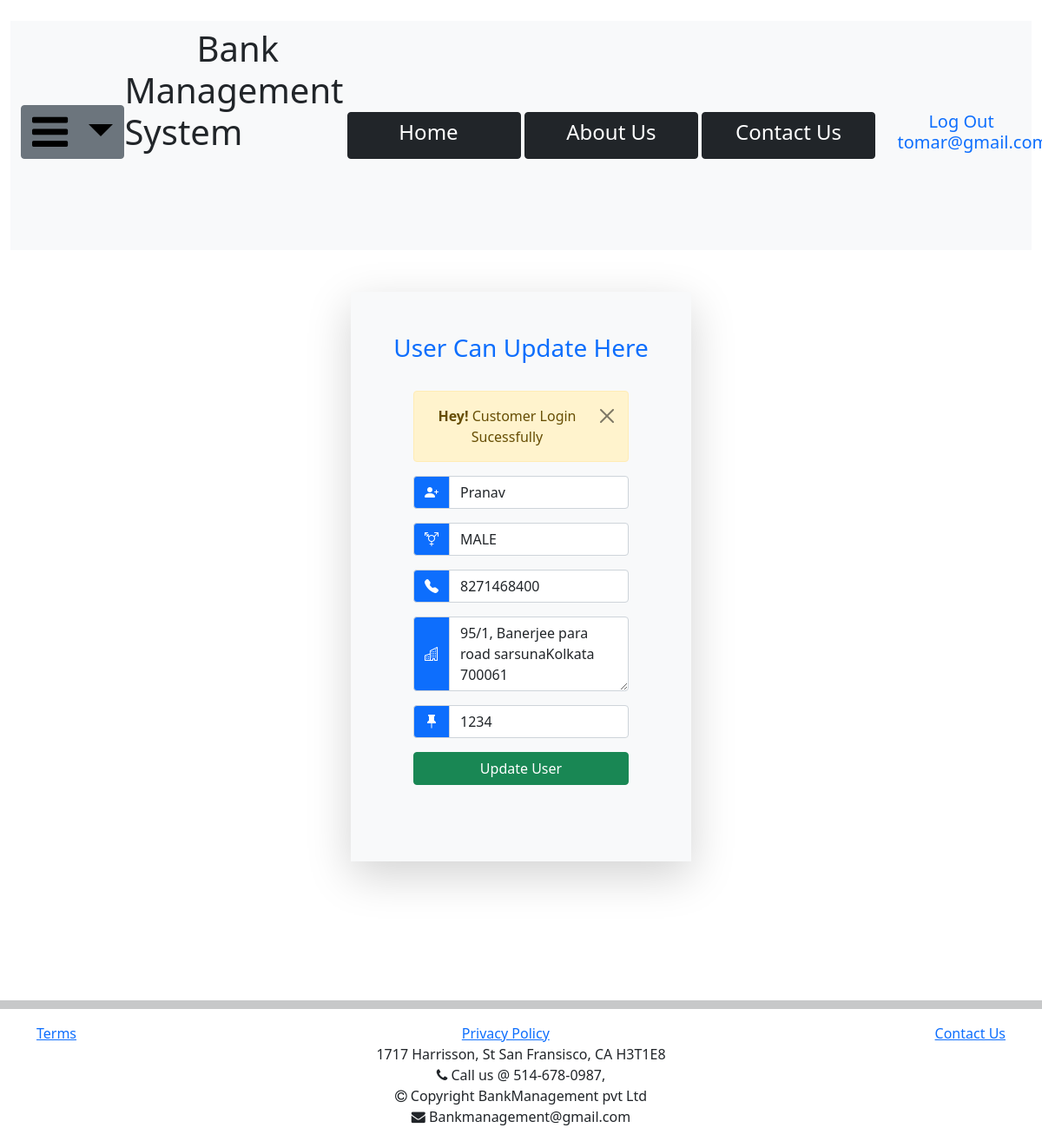
Page /updateUser.php (signed in) on the committed database.
### tables this page shows
CREATE TABLE `customer_inf` (
  `id` int(11) NOT NULL,
  `SIN` int(11) NOT NULL,
  `cname` varchar(191) NOT NULL,
  `email` varchar(191) NOT NULL,
  `password` varchar(25) NOT NULL,
  `gender` varchar(6) NOT NULL DEFAULT 'MALE',
  `phNo` varchar(15) NOT NULL,
  `address` varchar(191) NOT NULL,
  `balance` int(11) NOT NULL DEFAULT 400,
  `saving` int(11) NOT NULL DEFAULT 200,
  `chequin` int(11) NOT NULL DEFAULT 200,
  `loanApply` varchar(12) NOT NULL DEFAULT 'NOT APPLIED',
  `status` varchar(8) NOT NULL DEFAULT 'ACTIVE',
  `photo` varchar(100) NOT NULL,
  `pin` varchar(15) NOT NULL,
  `Register_date` timestamp NOT NULL DEFAULT current_timestamp(),
  `cardNo` varchar(16) NOT NULL,
  `exDate` text NOT NULL DEFAULT '10/25',
  `cvv` int(3) NOT NULL,
  `cardStatus` varchar(11) NOT NULL DEFAULT 'ACTIVE',
  `cust_img` varchar(100) NOT NULL
);

### updateUser.php (the view, shortened to what this page needs)
<?php
require 'custCode.php';
 $email=$_SESSION['email'];
$select = " SELECT * FROM `mydb`.`customer_inf` WHERE email = '$email' ";
$run_query=mysqli_query($con,$select);
?>
<!doctype html>
<html lang="en">
  <head>
    <link href="https://cdn.jsdelivr.net/npm/bootstrap@5.0.2/dist/css/bootstrap.min.css" rel="stylesheet">
        <link href="https://cdn.jsdelivr.net/npm/bootstrap@5.0.2/dist/css/bootstrap.min.css" rel="stylesheet"
>
        <link rel="stylesheet" href="https://cdn.jsdelivr.net/npm/bootstrap-icons@1.5.0/font/bootstrap-icons.css">
    </head>
    <body>
    <?php include('nav.php');?><br>
    <br>
        <div class="container-fluid">
            <div class="" >
                <div class="rounded d-flex justify-content-center">
                    <div class="col-md-4 col-sm-12 shadow-lg p-5 bg-light">
                        <div class="text-center">
                            <h3 class="text-primary">User Can Update Here</h3>
                        </div>
                        <div class="p-4">
                        <?php include('message.php');?>
                            <form action="custCode.php" method="POST" enctype="multipart/form-data">
                            <?php
                        if(mysqli_num_rows($run_query)>0)
                            {
                                foreach($run_query as $cust){?>
                                <div class="input-group mb-3">
                                    <span class="input-group-text bg-primary"><i
                                            class="bi bi-person-plus-fill text-white"></i></span>
                                    <input type="text" name="name" class="form-control" value="<?= $cust['cname'];?>">
                                </div>
                                <div class="input-group mb-3">
                                <span class="input-group-text bg-primary"><i
                                            class="bi bi-gender-trans text-white"></i></span>
                                    <input type="text" name="gender" class="form-control" value="<?= $cust['gender'];?>">
                                </div>
                                <div class="input-group mb-3">
                                    <span class="input-group-text bg-primary"><i
                                            class="bi bi-telephone-fill text-white"></i></span>
                                    <input type="number" name="phno" class="form-control" value="<?= $cust['phNo'];?>" >
                                </div>
                                <div class="input-group mb-3">
                                    <span class="input-group-text bg-primary"><i
                                            class="bi bi-building text-white"></i></span>
                                            <textarea class="form-control" name="address" rows="3"><?= $cust['address'];?></textarea>
                                </div>
                                <div class="input-group mb-3">
                                    <span class="input-group-text bg-primary"><i
                                            class="bi bi-pin-fill text-white"></i></span>
                                    <input type="text" name="pin" class="form-control" value="<?= $cust['pin'];?>" >
                                </div>
                                <?php }} ?>
                                <div class="d-grid col-12 mx-auto">
                                    <button class="btn btn-success" type="submit" name="updateUser"><span></span> Update User</button>
                                </div>
                            </form>
                        </div>
                    </div>
                </div>
            </div>
        </div>
        <br><?php include('footer.php');?>
    </body>
</html>

### rows in the picture
customer_inf: name "Pranav", gender "MALE", phno "8271468400", address "95/1, Banerjee para road sarsunaKolkata 700061", pin "1234"

### other values in the picture
$_SESSION['message'] "Customer Login Sucessfully"
